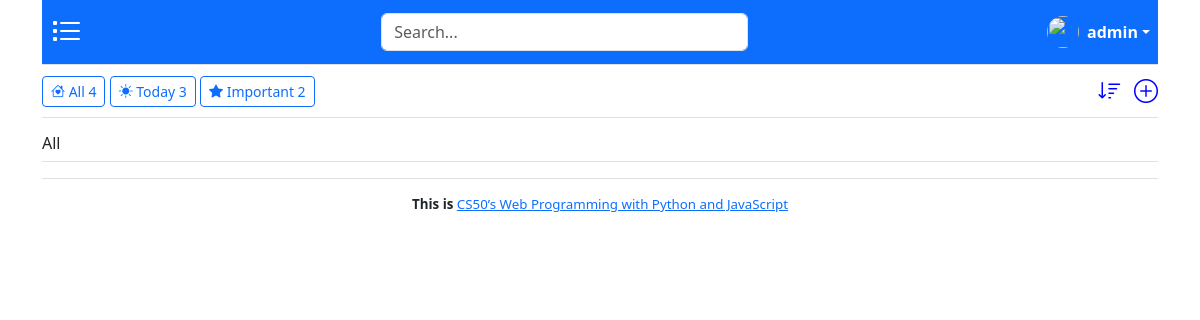
/ (signed in), run on an earlier commit of the app's database.
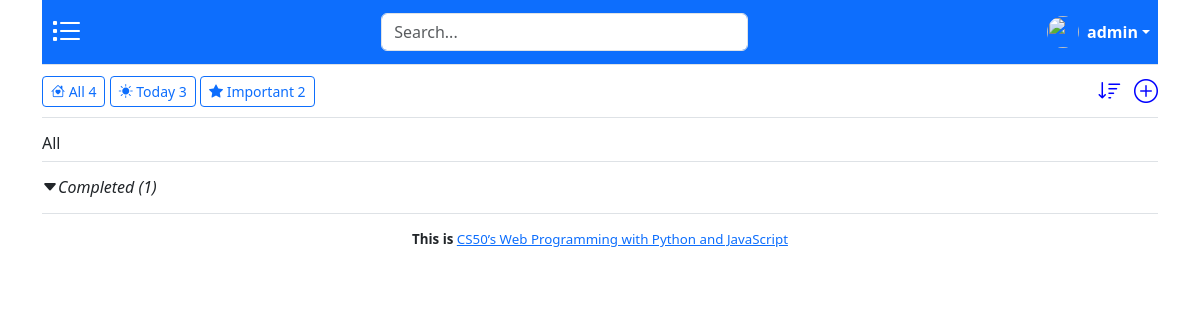
And on a later commit of the database.
### todo/models.py (models this page shows, shortened)
class User(AbstractUser):
    pass

class Task(models.Model):
    creator = models.ForeignKey("User", on_delete=models.CASCADE, related_name="author")
    title = models.CharField(max_length=200)
    due_date = models.DateField(blank=True, null=True)
    reminder_date = models.DateField(blank=True, null=True)
    repeat = models.CharField(max_length=100, blank=True, null=True)
    important = models.BooleanField(default=False)
    completed = models.BooleanField(default=False)
    created_at = models.DateTimeField(auto_now_add=True)

### todo/views.py (the view)
# urls.py: path("", views.index, name="index"),
def index(request):
    if request.user.is_authenticated:
        completed_tasks = Task.objects.filter(creator=request.user,completed=True)
        return render(request, "todo/index.html", {'completed_tasks': completed_tasks})
    else:
        return HttpResponseRedirect(reverse("login"))

### todo/templates/todo/index.html (shortened to what this page needs)
{% extends "todo/layout.html" %} {% load static %} {% block body %}
<div id="header" class="border-bottom mb-3">
    <header class="p-2 bg-primary border-bottom mb-2">
        <div
            class="d-flex justify-content-between align-items-center bg-primary p-0"
        >
            <a
                href="#"
                class="d-flex align-items-center link-body-emphasis text-decoration-none"
            >
                <i
                    class="bi bi-list-task"
                    style="font-size: xx-large; color: white"
                ></i>
            </a>
            <form class="col-4" role="search">
                <input
                    type="search"
                    class="form-control mb-0"
                    placeholder="Search..."
                    aria-label="Search"
                />
            </form>
            <div class="dropdown">
                <a
                    href="#"
                    class="d-flex align-items-center link-body-emphasis text-decoration-none dropdown-toggle text-white"
                    data-bs-toggle="dropdown"
                    aria-expanded="false"
                >
                    <img
                        src="https://github.com/mdo.png"
                        alt=""
                        width="32"
                        height="32"
                        class="rounded-circle me-2"
                    />
                    <strong>{{ request.user.username }}</strong>
                </a>
            </div>
        </div>
    </header>
    <div id="buttonGroup" class="mb-2">
        <div class="d-flex justify-content-between align-items-center">
            <div>
                <button class="btn btn-sm btn-outline-primary" id="all">
                    <i class="bi bi-house-heart"></i> All
                    <span>4</span>
                </button>
                <button class="btn btn-sm btn-outline-primary" id="today">
                    <i class="bi bi-sun-fill"></i> Today
                    <span>3</span>
                </button>
                <button class="btn btn-sm btn-outline-primary" id="important">
                    <i class="bi bi-star-fill"></i> Important
                    <span>2</span>
                </button>
            </div>
            <div>
                <i
                    class="bi bi-sort-down me-2"
                    style="font-size: x-large; color: blue"
                ></i>
                <i
                    class="bi bi-plus-circle"
                    style="font-size: x-large; color: blue"
                    data-bs-toggle="collapse"
                    data-bs-target="#new-task-form-view"
                    onclick="togglePlusIcon(this)"
                ></i>
            </div>
        </div>
    </div>
</div>
<div id="planned-tasks-view" class="border-bottom mb-3"></div>
<div id="completed-tasks-view">
    {% if completed_tasks %}
        {% for task in completed_tasks %}
            <h6 data-bs-toggle="collapse" data-bs-target="#comleted-tasks">
                <i class="bi bi-caret-down-fill" onclick="toggleCaretIcon(this)"
                    >Completed <span>({{ completed_tasks.count }})</span>
                </i>
            </h6>
        {% endfor %}
    {% endif %}
</div>
<div id="footer" class="border-top mt-3 p-3 text-center" style="font-size: smaller;">
    <strong>This is </strong><a href="https://cs50.harvard.edu/web/2020/">CS50’s Web Programming with Python and JavaScript</a>
</div>
{% endblock %}

### todo/templates/todo/layout.html (shortened to what this page needs)
{% load static %}
<!DOCTYPE html>
<html lang="en">
    <head>
        <link
            href="https://cdn.jsdelivr.net/npm/bootstrap@5.3.3/dist/css/bootstrap.min.css"
            rel="stylesheet"
        />
        <link
            rel="stylesheet"
            href="https://cdn.jsdelivr.net/npm/bootstrap-icons@1.11.3/font/bootstrap-icons.min.css"
        />
        <link rel="stylesheet" href="{% static 'todo/styles.css' %}" />
    </head>
    <body>
        <div class="container">
            {% block body %}
            {% endblock %}
        </div>
    </body>
</html>

### todo/static/todo/styles.css (style rules this page uses)
form { margin: 0px; }

What changed in the data, as far as the page shows it:
now on this page (row edited): Task: count "1"
